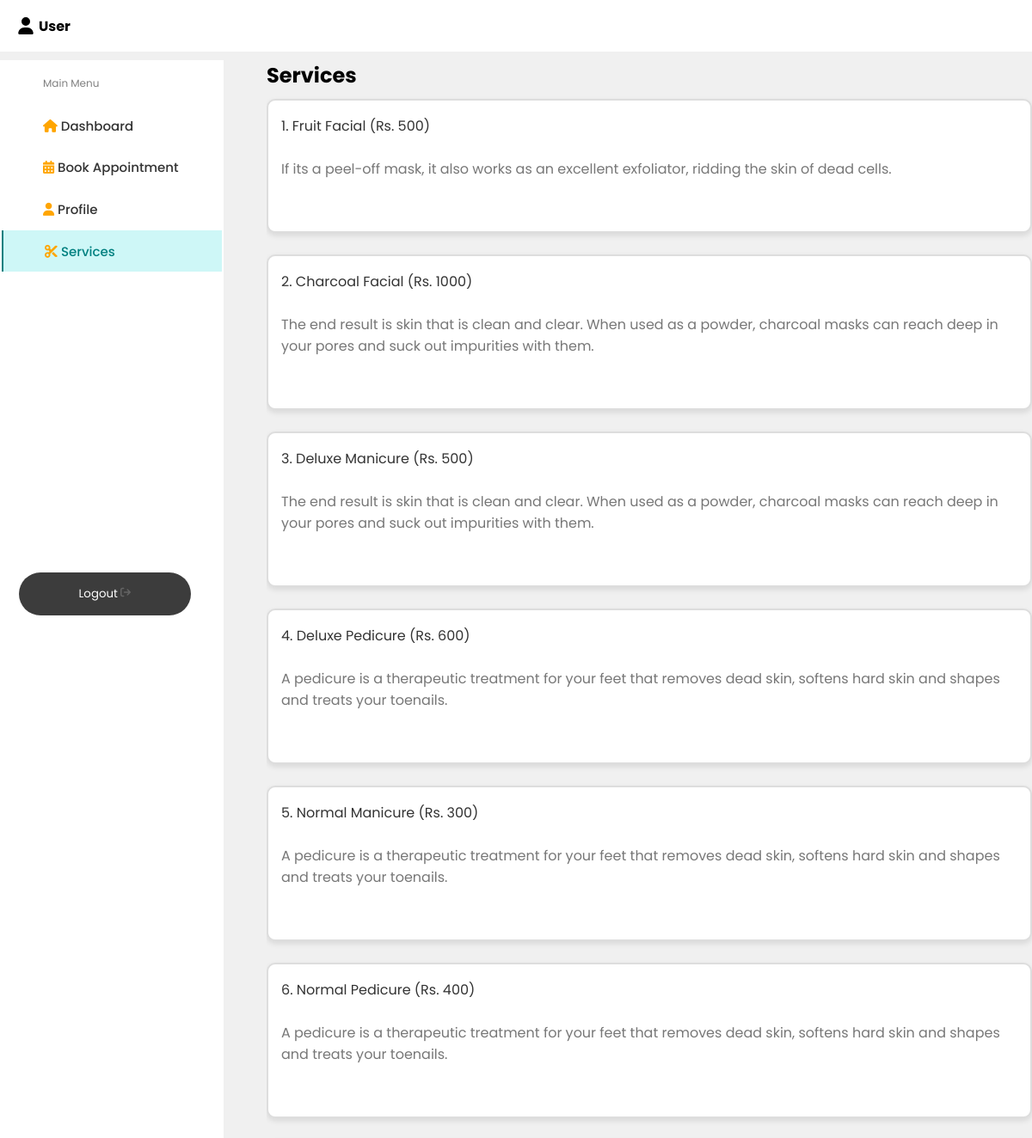
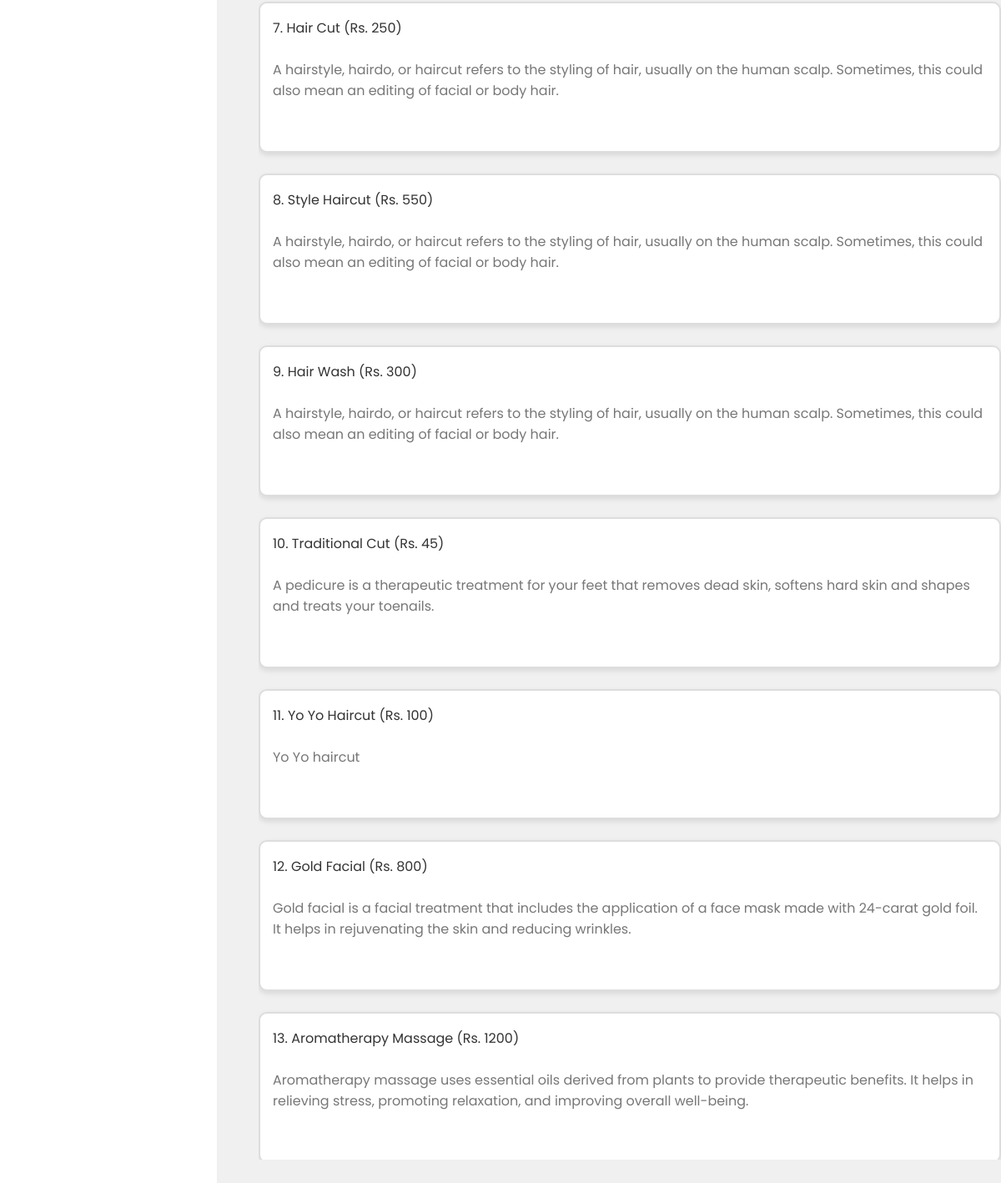
The app's page /Service/service.php (signed in) with its own data (2 pictures, top to bottom).
### tables this page shows
CREATE TABLE `user` (
  `id` int(11) NOT NULL,
  `username` varchar(255) NOT NULL,
  `password` varchar(255) NOT NULL,
  `email` varchar(255) NOT NULL,
  `phone` bigint(11) NOT NULL,
  `Name` varchar(255) NOT NULL,
  `original_password` varchar(255) DEFAULT NULL
);

CREATE TABLE `services` (
  `id` int(11) NOT NULL,
  `service_name` varchar(100) NOT NULL,
  `service_price` int(11) NOT NULL,
  `service_description` text NOT NULL
);

### Service/service.php (the view, shortened to what this page needs)
<?php
include "../connection.php";
$userid = $_SESSION['user_id'];
$getinfo = "SELECT * from user where id = '$userid'";
$query  = mysqli_query($con,$getinfo);
if($query)
{
  $user_row = mysqli_fetch_array($query);
}
?>
<span style="font-family: verdana, geneva, sans-serif;"><!DOCTYPE html>
<html lang="en">
<head>
  <link rel="stylesheet" href="service.css" />
  <link rel="stylesheet" href="https://cdnjs.cloudflare.com/ajax/libs/font-awesome/6.2.0/css/all.min.css" />
</head>
<body>
  <header class="header">
    <div class="header-icons">
      <div class="account">
        <h4><?php
        echo $user_row['username'];
        ?></h4>
      </div>
    </div>
  </header>
  <div class="container">
    <nav>
      <div class="side_navbar">
        <span>Main Menu</span>
       <a href="../Dashboard/user_dash.php"><i class="fas fa-home icon"></i>&nbsp;Dashboard</a>
       <a href="../Appointment/book_appointment.php"><i class="fas fa-calendar-alt icon"></i>&nbsp;Book Appointment</a>
        <a href="../Profie/profile.php"><i class="fas fa-user icon"></i>&nbsp;Profile</a>
        <a href="#"class="active"><i class="fas fa-scissors icon"></i>&nbsp;Services</a>
        <button class="logout">Logout </button>
      </div>
    </nav>
<div class="service-category">
  <h2>Services</h2>
  <?php
  $sql = "SELECT * FROM services";
  $res = mysqli_query($con, $sql);
  if($res && mysqli_num_rows($res) > 0) {
    $i = 1;
    while ($row = mysqli_fetch_assoc($res)) {
      $servicename = $row["service_name"];
      $serviceprice = $row["service_price"];
      $servicedescription = $row["service_description"];
      echo "<div class='service-item'>
        <div class='service-details'>
          <div class='service-number'style='color: #333333'>$i. $servicename (Rs. $serviceprice)</div></br>
          <div class='service-description'style='color: #777777'>$servicedescription</div>
          <button class='book-now' onclick=\"redirectToBookAppointment('$servicename')\"><i class='fas fa-calendar icon' style='color: white'></i>&nbsp;Book Now</button>
        </div>
      </div>";
      $i++;
    }
  }
  ?>
</div>
    </div>
</body>
</html>
 </span>

### Service/service.css (style rules this page uses)
* { margin: 0; padding: 0; border: none; outline: none; text-decoration: none; box-sizing: border-box; font-family: "Poppins", sans-serif; }
body { background: #f0f0f0; overflow: hidden; }
.header { display: flex; align-items: center; justify-content: space-between; height: 60px; padding: 20px; background: #fff; }
.header-icons svg { height: 20px; width: 20px; }
.header-icons h4 { text-transform:capitalize; }
.header-icons { display: flex; align-items: center; }
.header-icons .account { width: auto; display: flex; align-items: center; justify-content: space-evenly; gap: 5px; }
.container { margin-top: 10px; display: flex; gap: 50px; }
nav { background: #fff; }
.side_navbar { padding: 1px; display: flex; flex-direction: column; height: 90vh; border: 0.5px solid white; border-radius: 40px; width: 260px; }
.side_navbar span { color: gray; margin: 1rem 3rem; font-size: 12px; }
.side_navbar a { width: 100%; padding: 0.8rem 3rem; font-weight: 500; font-size: 15px; color: #333333; }
.logout { margin-top: 350px; margin-left: 20px; padding: 15px 32px; text-decoration: none; color: white; display: block; width: 200px; background-color: rgba(0, 0, 0, 0.766); border: 1.5 px solid white; border-radius: 30px 30px; }
.logout svg { height: 12px; width: 12px; }
.side_navbar .active { border-left: 2.5px solid #008080; background-color: #cef7f7; color: #008080; }
.service-category { width: 78%; overflow: scroll; height: 88vh; }
.service-item { background-color: #f2f2f2; border-radius: 10px; margin-bottom: 10px; padding: 15px; border: 2px solid #DDDDDD; transition: transform 0.3s ease-in-out, box-shadow 0.3s ease-in-out; box-shadow: 0px 3px 6px rgba(0, 0, 0, 0.1); position: relative; }
.service-details { padding: 2px 0; }
.service-description { color: rgb(100, 100, 100); }
.service-category { width: 78%; overflow: auto; height: 88vh; z-index: 1; }
.service-item { background-color: #FFFFFF; border-radius: 10px; margin-bottom: 25px; padding: 15px; transition: transform 0.5s ease-in-out, box-shadow 0.5s ease-in-out; box-shadow: 0px 3px 6px rgba(0, 0, 0, 0.1); }
h2 { margin-bottom: 10px; }
.icon { color: #FFA500; }

### records on screen
user: username "User"
services: service_name "Fruit Facial", service_price "500", service_description "If its a peel-off mask, it also works as an excellent exfoliator, ridding the skin of dead cells."
services: service_name "Charcoal Facial", service_price "1000", service_description "The end result is skin that is clean and clear. When used as a powder, charcoal masks can reach deep in your pores and suck out impurities with them."
services: service_name "Deluxe Manicure", service_price "500", service_description "The end result is skin that is clean and clear. When used as a powder, charcoal masks can reach deep in your pores and suck out impurities with them."
services: service_name "Deluxe Pedicure", service_price "600", service_description "A pedicure is a therapeutic treatment for your feet that removes dead skin, softens hard skin and shapes and treats your toenails."
services: service_name "Normal Manicure", service_price "300", service_description "A pedicure is a therapeutic treatment for your feet that removes dead skin, softens hard skin and shapes and treats your toenails."
services: service_name "Normal Pedicure", service_price "400", service_description "A pedicure is a therapeutic treatment for your feet that removes dead skin, softens hard skin and shapes and treats your toenails."
services: service_name "Hair Cut", service_price "250", service_description "A hairstyle, hairdo, or haircut refers to the styling of hair, usually on the human scalp. Sometimes, this could also mean an editing of facial or body hair."
services: service_name "Style Haircut", service_price "550", service_description "A hairstyle, hairdo, or haircut refers to the styling of hair, usually on the human scalp. Sometimes, this could also mean an editing of facial or body hair."
services: service_name "Hair Wash", service_price "300", service_description "A hairstyle, hairdo, or haircut refers to the styling of hair, usually on the human scalp. Sometimes, this could also mean an editing of facial or body hair."
services: service_name "Traditional Cut", service_price "45", service_description "A pedicure is a therapeutic treatment for your feet that removes dead skin, softens hard skin and shapes and treats your toenails."
services: service_name "Yo Yo Haircut", service_price "100", service_description "Yo Yo haircut"
services: service_name "Gold Facial", service_price "800", service_description "Gold facial is a facial treatment that includes the application of a face mask made with 24-carat gold foil. It helps in rejuvenating the skin and reducing wrinkles."
services: service_name "Aromatherapy Massage", service_price "1200", service_description "Aromatherapy massage uses essential oils derived from plants to provide therapeutic benefits. It helps in relieving stress, promoting relaxation, and improving overall well-being."
